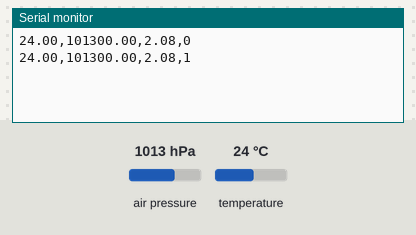
Bench run of a sketch on a simulated Arduino Uno, built with avr-gcc and run on an emulated ATmega328P. On the bench: the last lines printed to the serial monitor. The test bench sets the inputs (shaded band); at power-on: air pressure 1013 hPa, temperature 24 °C.

Above: at 1.2 s.
1.3 s: air pressure set to 952 hPa
At 2.6 s:
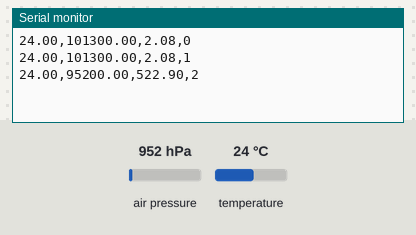
2.8 s: temperature set to 12 °C
At 3.7 s:
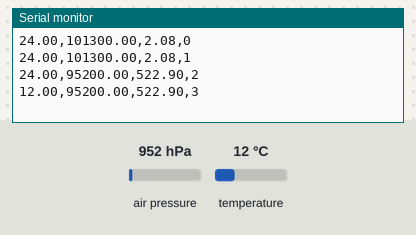
4.3 s: air pressure set to 975 hPa
At 5.6 s:
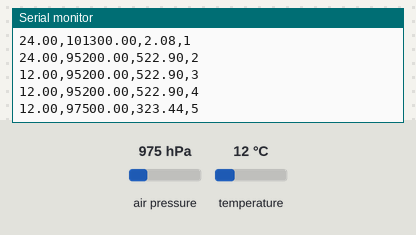
Timing chart, 0 to 7.3 s (numbered marks = the images above; inputs shaded):
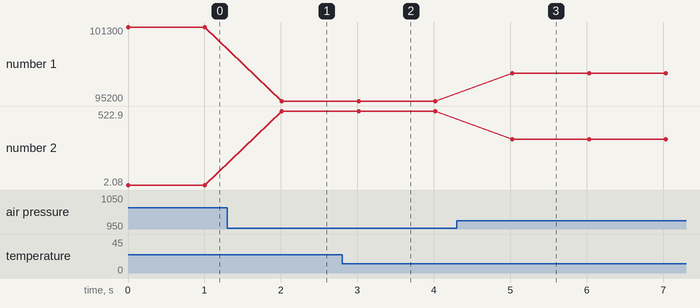

Measured:
- after the input at 1.3 s, the serial monitor: prints a new line after 0.71 s (image 1)
- after the input at 2.8 s, the serial monitor: prints a new line after 0.22 s (image 2)
- after the input at 4.3 s, the serial monitor: prints a new line after 0.73 s (image 3)
- plotted number 1: 101300 → 95200 after the input at 1.3 s, 95200 → 97500 after the input at 4.3 s
- plotted number 2: 2.08 → 522.9 after the input at 1.3 s, 522.9 → 323.44 after the input at 4.3 s

The sketch:

CodigoSonda.ino
```cpp
#include <Wire.h>
#include <SPI.h>
#include <Adafruit_BMP280.h>

#define BMP_SCK  (13)
#define BMP_MISO (12)
#define BMP_MOSI (11)
#define BMP_CS   (10)

Adafruit_BMP280 bmp;

int tiempo=0;
void setup() {
  Serial.begin(9600);

  while ( !Serial ) delay(100);
  unsigned status;
  //status = bmp.begin(BMP280_ADDRESS_ALT, BMP280_CHIPID);
  status = bmp.begin();
  if (!status) {
    Serial.println(F("Error!"));
    while (1) delay(10);
  }


  bmp.setSampling(Adafruit_BMP280::MODE_NORMAL,
                  Adafruit_BMP280::SAMPLING_X2,
                  Adafruit_BMP280::SAMPLING_X16,
                  Adafruit_BMP280::FILTER_X16,
                  Adafruit_BMP280::STANDBY_MS_500);
}

void loop() {
    Serial.print(bmp.readTemperature());
    Serial.print(",");
    Serial.print(bmp.readPressure());
    Serial.print(",");
    Serial.print(bmp.readAltitude(1013.25));
    Serial.print(",");
    Serial.println(tiempo);
    tiempo++;
    delay(1000);
}
```
